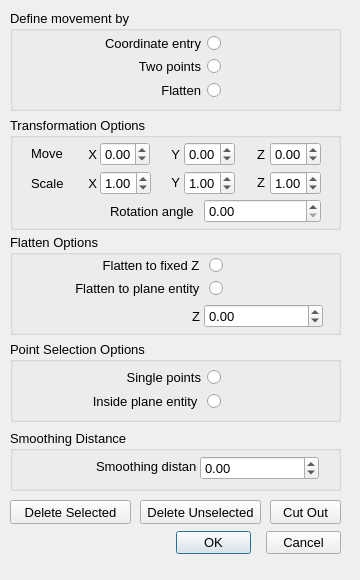
<?xml version="1.0" encoding="UTF-8"?>
<ui version="4.0">
 <class>PatchMove_Dialog</class>
 <widget class="QDialog" name="PatchMove_Dialog">
  <property name="geometry">
   <rect>
    <x>0</x>
    <y>0</y>
    <width>360</width>
    <height>580</height>
   </rect>
  </property>
  <property name="minimumSize">
   <size>
    <width>360</width>
    <height>580</height>
   </size>
  </property>
  <property name="maximumSize">
   <size>
    <width>360</width>
    <height>580</height>
   </size>
  </property>
  <property name="font">
   <font>
    <pointsize>10</pointsize>
   </font>
  </property>
  <property name="windowTitle">
   <string>Patch move control point Options</string>
  </property>
  <widget class="QGroupBox" name="groupBox">
   <property name="geometry">
    <rect>
     <x>10</x>
     <y>10</y>
     <width>331</width>
     <height>101</height>
    </rect>
   </property>
   <property name="font">
    <font>
     <pointsize>10</pointsize>
    </font>
   </property>
   <property name="title">
    <string>Define movement by</string>
   </property>
   <widget class="QRadioButton" name="_100">
    <property name="geometry">
     <rect>
      <x>30</x>
      <y>23</y>
      <width>181</width>
      <height>20</height>
     </rect>
    </property>
    <property name="font">
     <font>
      <pointsize>10</pointsize>
     </font>
    </property>
    <property name="layoutDirection">
     <enum>Qt::RightToLeft</enum>
    </property>
    <property name="text">
     <string>Coordinate entry</string>
    </property>
   </widget>
   <widget class="QRadioButton" name="_101">
    <property name="geometry">
     <rect>
      <x>30</x>
      <y>46</y>
      <width>181</width>
      <height>20</height>
     </rect>
    </property>
    <property name="font">
     <font>
      <pointsize>10</pointsize>
     </font>
    </property>
    <property name="layoutDirection">
     <enum>Qt::RightToLeft</enum>
    </property>
    <property name="text">
     <string>Two points</string>
    </property>
   </widget>
   <widget class="QRadioButton" name="_102">
    <property name="geometry">
     <rect>
      <x>30</x>
      <y>70</y>
      <width>181</width>
      <height>20</height>
     </rect>
    </property>
    <property name="font">
     <font>
      <pointsize>10</pointsize>
     </font>
    </property>
    <property name="layoutDirection">
     <enum>Qt::RightToLeft</enum>
    </property>
    <property name="text">
     <string>Flatten</string>
    </property>
   </widget>
  </widget>
  <widget class="QGroupBox" name="groupBox_2">
   <property name="geometry">
    <rect>
     <x>10</x>
     <y>117</y>
     <width>331</width>
     <height>113</height>
    </rect>
   </property>
   <property name="title">
    <string>Transformation Options</string>
   </property>
   <widget class="QLabel" name="label_16">
    <property name="geometry">
     <rect>
      <x>234</x>
      <y>27</y>
      <width>21</width>
      <height>20</height>
     </rect>
    </property>
    <property name="text">
     <string>Z</string>
    </property>
    <property name="alignment">
     <set>Qt::AlignRight|Qt::AlignTrailing|Qt::AlignVCenter</set>
    </property>
   </widget>
   <widget class="QLabel" name="label_20">
    <property name="geometry">
     <rect>
      <x>149</x>
      <y>27</y>
      <width>21</width>
      <height>20</height>
     </rect>
    </property>
    <property name="text">
     <string>Y</string>
    </property>
    <property name="alignment">
     <set>Qt::AlignRight|Qt::AlignTrailing|Qt::AlignVCenter</set>
    </property>
   </widget>
   <widget class="QLabel" name="label_22">
    <property name="geometry">
     <rect>
      <x>21</x>
      <y>26</y>
      <width>51</width>
      <height>20</height>
     </rect>
    </property>
    <property name="font">
     <font>
      <pointsize>10</pointsize>
     </font>
    </property>
    <property name="text">
     <string>Move</string>
    </property>
   </widget>
   <widget class="QLabel" name="label_21">
    <property name="geometry">
     <rect>
      <x>66</x>
      <y>27</y>
      <width>21</width>
      <height>20</height>
     </rect>
    </property>
    <property name="text">
     <string>X</string>
    </property>
    <property name="alignment">
     <set>Qt::AlignRight|Qt::AlignTrailing|Qt::AlignVCenter</set>
    </property>
   </widget>
   <widget class="QLabel" name="label_23">
    <property name="geometry">
     <rect>
      <x>149</x>
      <y>55</y>
      <width>21</width>
      <height>20</height>
     </rect>
    </property>
    <property name="text">
     <string>Y</string>
    </property>
    <property name="alignment">
     <set>Qt::AlignRight|Qt::AlignTrailing|Qt::AlignVCenter</set>
    </property>
   </widget>
   <widget class="QLabel" name="label_17">
    <property name="geometry">
     <rect>
      <x>234</x>
      <y>55</y>
      <width>21</width>
      <height>20</height>
     </rect>
    </property>
    <property name="text">
     <string>Z</string>
    </property>
    <property name="alignment">
     <set>Qt::AlignRight|Qt::AlignTrailing|Qt::AlignVCenter</set>
    </property>
   </widget>
   <widget class="QLabel" name="label_24">
    <property name="geometry">
     <rect>
      <x>21</x>
      <y>56</y>
      <width>51</width>
      <height>20</height>
     </rect>
    </property>
    <property name="font">
     <font>
      <pointsize>10</pointsize>
     </font>
    </property>
    <property name="text">
     <string>Scale</string>
    </property>
   </widget>
   <widget class="QLabel" name="label_25">
    <property name="geometry">
     <rect>
      <x>66</x>
      <y>56</y>
      <width>21</width>
      <height>20</height>
     </rect>
    </property>
    <property name="text">
     <string>X</string>
    </property>
    <property name="alignment">
     <set>Qt::AlignRight|Qt::AlignTrailing|Qt::AlignVCenter</set>
    </property>
   </widget>
   <widget class="QLabel" name="label_26">
    <property name="geometry">
     <rect>
      <x>100</x>
      <y>84</y>
      <width>101</width>
      <height>20</height>
     </rect>
    </property>
    <property name="font">
     <font>
      <pointsize>10</pointsize>
     </font>
    </property>
    <property name="text">
     <string>Rotation angle</string>
    </property>
   </widget>
   <widget class="RCDoubleSpinBox" name="_103">
    <property name="geometry">
     <rect>
      <x>90</x>
      <y>25</y>
      <width>50</width>
      <height>24</height>
     </rect>
    </property>
    <property name="minimum">
     <double>-100000000.000000000000000</double>
    </property>
    <property name="maximum">
     <double>100000000.000000000000000</double>
    </property>
   </widget>
   <widget class="RCDoubleSpinBox" name="_106">
    <property name="geometry">
     <rect>
      <x>90</x>
      <y>54</y>
      <width>51</width>
      <height>24</height>
     </rect>
    </property>
    <property name="minimum">
     <double>-100000000.000000000000000</double>
    </property>
    <property name="maximum">
     <double>100000000.000000000000000</double>
    </property>
    <property name="value">
     <double>1.000000000000000</double>
    </property>
   </widget>
   <widget class="RCDoubleSpinBox" name="_107">
    <property name="geometry">
     <rect>
      <x>174</x>
      <y>54</y>
      <width>51</width>
      <height>24</height>
     </rect>
    </property>
    <property name="minimum">
     <double>-100000000.000000000000000</double>
    </property>
    <property name="maximum">
     <double>100000000.000000000000000</double>
    </property>
    <property name="value">
     <double>1.000000000000000</double>
    </property>
   </widget>
   <widget class="RCDoubleSpinBox" name="_104">
    <property name="geometry">
     <rect>
      <x>174</x>
      <y>25</y>
      <width>51</width>
      <height>24</height>
     </rect>
    </property>
    <property name="minimum">
     <double>-100000000.000000000000000</double>
    </property>
    <property name="maximum">
     <double>100000000.000000000000000</double>
    </property>
   </widget>
   <widget class="RCDoubleSpinBox" name="_108">
    <property name="geometry">
     <rect>
      <x>260</x>
      <y>54</y>
      <width>51</width>
      <height>24</height>
     </rect>
    </property>
    <property name="minimum">
     <double>-100000000.000000000000000</double>
    </property>
    <property name="maximum">
     <double>100000000.000000000000000</double>
    </property>
    <property name="value">
     <double>1.000000000000000</double>
    </property>
   </widget>
   <widget class="RCDoubleSpinBox" name="_105">
    <property name="geometry">
     <rect>
      <x>260</x>
      <y>25</y>
      <width>51</width>
      <height>24</height>
     </rect>
    </property>
    <property name="minimum">
     <double>-100000000.000000000000000</double>
    </property>
    <property name="maximum">
     <double>100000000.000000000000000</double>
    </property>
   </widget>
   <widget class="RCDoubleSpinBox" name="_109">
    <property name="geometry">
     <rect>
      <x>194</x>
      <y>82</y>
      <width>117</width>
      <height>24</height>
     </rect>
    </property>
    <property name="maximum">
     <double>360.000000000000000</double>
    </property>
   </widget>
  </widget>
  <widget class="QGroupBox" name="groupBox_3">
   <property name="geometry">
    <rect>
     <x>10</x>
     <y>234</y>
     <width>331</width>
     <height>101</height>
    </rect>
   </property>
   <property name="title">
    <string>Flatten Options</string>
   </property>
   <widget class="QRadioButton" name="_111">
    <property name="geometry">
     <rect>
      <x>32</x>
      <y>44</y>
      <width>181</width>
      <height>20</height>
     </rect>
    </property>
    <property name="font">
     <font>
      <pointsize>10</pointsize>
     </font>
    </property>
    <property name="layoutDirection">
     <enum>Qt::RightToLeft</enum>
    </property>
    <property name="text">
     <string>Flatten to plane entity </string>
    </property>
   </widget>
   <widget class="QRadioButton" name="_110">
    <property name="geometry">
     <rect>
      <x>32</x>
      <y>21</y>
      <width>181</width>
      <height>20</height>
     </rect>
    </property>
    <property name="font">
     <font>
      <pointsize>10</pointsize>
     </font>
    </property>
    <property name="layoutDirection">
     <enum>Qt::RightToLeft</enum>
    </property>
    <property name="text">
     <string>Flatten to fixed Z </string>
    </property>
   </widget>
   <widget class="QLabel" name="label_27">
    <property name="geometry">
     <rect>
      <x>182</x>
      <y>72</y>
      <width>21</width>
      <height>20</height>
     </rect>
    </property>
    <property name="font">
     <font>
      <pointsize>10</pointsize>
     </font>
    </property>
    <property name="text">
     <string>Z</string>
    </property>
   </widget>
   <widget class="RCDoubleSpinBox" name="_112">
    <property name="geometry">
     <rect>
      <x>194</x>
      <y>70</y>
      <width>119</width>
      <height>24</height>
     </rect>
    </property>
    <property name="minimum">
     <double>-100000.000000000000000</double>
    </property>
    <property name="maximum">
     <double>100000000.000000000000000</double>
    </property>
   </widget>
  </widget>
  <widget class="QGroupBox" name="groupBox_4">
   <property name="geometry">
    <rect>
     <x>10</x>
     <y>341</y>
     <width>331</width>
     <height>81</height>
    </rect>
   </property>
   <property name="title">
    <string>Point Selection Options</string>
   </property>
   <widget class="QRadioButton" name="_114">
    <property name="geometry">
     <rect>
      <x>30</x>
      <y>50</y>
      <width>181</width>
      <height>20</height>
     </rect>
    </property>
    <property name="font">
     <font>
      <pointsize>10</pointsize>
     </font>
    </property>
    <property name="layoutDirection">
     <enum>Qt::RightToLeft</enum>
    </property>
    <property name="text">
     <string>Inside plane entity </string>
    </property>
   </widget>
   <widget class="QRadioButton" name="_113">
    <property name="geometry">
     <rect>
      <x>30</x>
      <y>26</y>
      <width>181</width>
      <height>20</height>
     </rect>
    </property>
    <property name="font">
     <font>
      <pointsize>10</pointsize>
     </font>
    </property>
    <property name="layoutDirection">
     <enum>Qt::RightToLeft</enum>
    </property>
    <property name="text">
     <string>Single points</string>
    </property>
   </widget>
  </widget>
  <widget class="QGroupBox" name="groupBox_5">
   <property name="geometry">
    <rect>
     <x>10</x>
     <y>430</y>
     <width>331</width>
     <height>61</height>
    </rect>
   </property>
   <property name="title">
    <string>Smoothing Distance</string>
   </property>
   <widget class="QLabel" name="label_28">
    <property name="geometry">
     <rect>
      <x>86</x>
      <y>26</y>
      <width>101</width>
      <height>20</height>
     </rect>
    </property>
    <property name="font">
     <font>
      <pointsize>10</pointsize>
     </font>
    </property>
    <property name="text">
     <string>Smoothing distance</string>
    </property>
   </widget>
   <widget class="RCDoubleSpinBox" name="_115">
    <property name="geometry">
     <rect>
      <x>190</x>
      <y>26</y>
      <width>119</width>
      <height>24</height>
     </rect>
    </property>
    <property name="minimum">
     <double>-100000.000000000000000</double>
    </property>
    <property name="maximum">
     <double>100000000.000000000000000</double>
    </property>
   </widget>
  </widget>
  <widget class="QPushButton" name="_2">
   <property name="geometry">
    <rect>
     <x>266</x>
     <y>531</y>
     <width>75</width>
     <height>23</height>
    </rect>
   </property>
   <property name="text">
    <string>Cancel</string>
   </property>
   <property name="autoDefault">
    <bool>false</bool>
   </property>
  </widget>
  <widget class="QPushButton" name="_1">
   <property name="geometry">
    <rect>
     <x>176</x>
     <y>531</y>
     <width>75</width>
     <height>23</height>
    </rect>
   </property>
   <property name="text">
    <string>OK</string>
   </property>
   <property name="autoDefault">
    <bool>true</bool>
   </property>
   <property name="default">
    <bool>true</bool>
   </property>
  </widget>
  <widget class="QPushButton" name="_116">
   <property name="geometry">
    <rect>
     <x>10</x>
     <y>500</y>
     <width>121</width>
     <height>24</height>
    </rect>
   </property>
   <property name="font">
    <font>
     <pointsize>10</pointsize>
    </font>
   </property>
   <property name="text">
    <string>Delete Selected</string>
   </property>
   <property name="autoDefault">
    <bool>false</bool>
   </property>
  </widget>
  <widget class="QPushButton" name="_117">
   <property name="geometry">
    <rect>
     <x>140</x>
     <y>500</y>
     <width>121</width>
     <height>24</height>
    </rect>
   </property>
   <property name="font">
    <font>
     <pointsize>10</pointsize>
    </font>
   </property>
   <property name="text">
    <string>Delete Unselected</string>
   </property>
   <property name="autoDefault">
    <bool>false</bool>
   </property>
  </widget>
  <widget class="QPushButton" name="_118">
   <property name="geometry">
    <rect>
     <x>270</x>
     <y>500</y>
     <width>71</width>
     <height>24</height>
    </rect>
   </property>
   <property name="font">
    <font>
     <pointsize>10</pointsize>
    </font>
   </property>
   <property name="text">
    <string>Cut Out</string>
   </property>
   <property name="autoDefault">
    <bool>false</bool>
   </property>
  </widget>
 </widget>
 <customwidgets>
  <customwidget>
   <class>RCDoubleSpinBox</class>
   <extends>QDoubleSpinBox</extends>
   <header>../RealCADQt/source/rcdoublespinbox.h</header>
  </customwidget>
 </customwidgets>
 <resources/>
 <connections/>
</ui>
